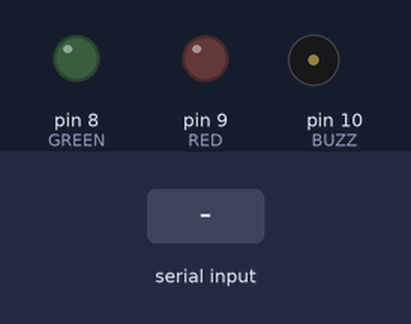
Bench run of a sketch on a simulated Arduino Uno, built with avr-gcc and run on an emulated ATmega328P. Parts: output pins drawn as LEDs (lit = HIGH), buzzer (waves = sounding, pin HIGH). The test bench sets the inputs (shaded band). What the sketch prints to the serial monitor is not drawn.

Above: at 1.8 s.
1.9 s: "E" received over Serial
At 1.96 s:
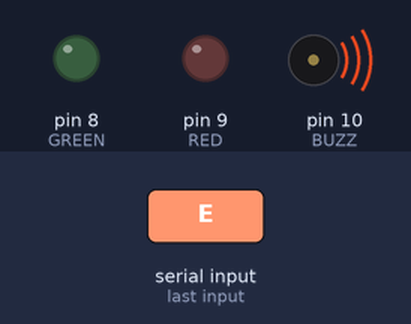
4.9 s: "G" received over Serial
At 6.1 s:
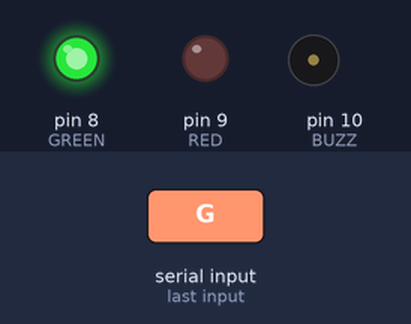
7.9 s: "R" received over Serial
At 8.3 s:
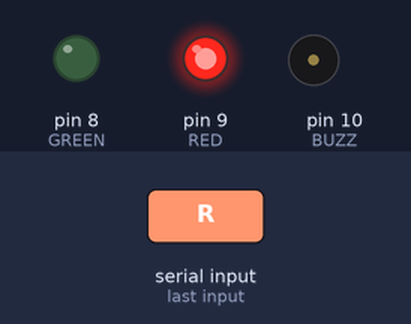
Timing chart, 0 to 10.9 s (numbered marks = the images above; inputs shaded):
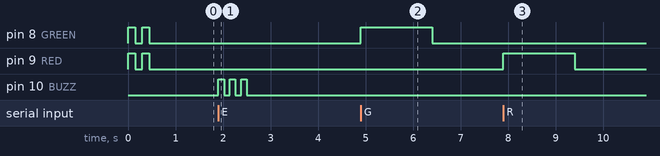

Measured:
- after the input at 1.9 s, pin 10 (BUZZ): alternates HIGH for 0.12 s and LOW for 0.12 s, 6 changes in all, then stays LOW, starting at once
- after the input at 4.9 s, pin 8 (GREEN): LOW → HIGH at once, → LOW 1.5 s later
- after the input at 7.9 s, pin 9 (RED): LOW → HIGH at once, → LOW 1.5 s later

The sketch:

indicator.ino
```cpp
// Label verification station indicator (Review 2 output layer)
// Bytes from the PC:  G = PASS -> green LED   R = MISMATCH -> red LED   E = ERROR -> buzzer (re-capture)
const int GREEN = 8, RED = 9, BUZZ = 10;

void setup() {
  pinMode(GREEN, OUTPUT); pinMode(RED, OUTPUT); pinMode(BUZZ, OUTPUT);
  Serial.begin(9600);
  for (int i = 0; i < 2; i++) { digitalWrite(GREEN, HIGH); digitalWrite(RED, HIGH); delay(150);
                                digitalWrite(GREEN, LOW);  digitalWrite(RED, LOW);  delay(150); }
  Serial.println("READY");
}

void beep(int n, int onMs, int offMs) {
  for (int i = 0; i < n; i++) { digitalWrite(BUZZ, HIGH); delay(onMs); digitalWrite(BUZZ, LOW); delay(offMs); }
}

void loop() {
  if (!Serial.available()) return;
  char c = Serial.read();
  digitalWrite(GREEN, LOW); digitalWrite(RED, LOW);
  switch (c) {
    case 'G': digitalWrite(GREEN, HIGH); delay(1500); digitalWrite(GREEN, LOW); break;
    case 'R': digitalWrite(RED, HIGH);   delay(1500); digitalWrite(RED, LOW);   break;
    case 'E': beep(3, 120, 120); break;
  }
  Serial.write('A');   // ack
}
```
